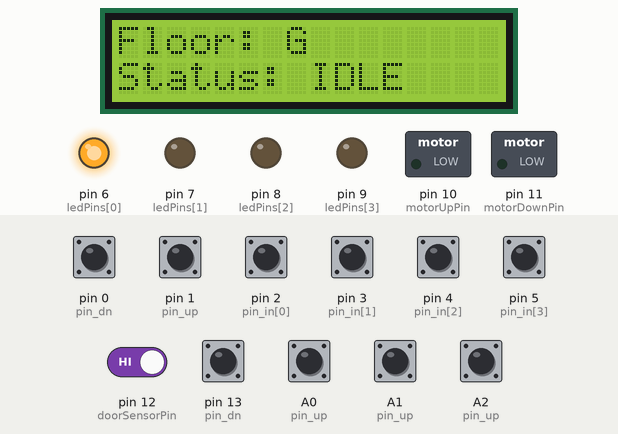
Simulated run of this sketch. Board: Arduino Uno, built with avr-gcc and run on an emulated ATmega328P. On the bench: 16×2 character LCD, switched loads named in the sketch (green lamp = pin HIGH), output pins drawn as LEDs (lit = HIGH). The test bench sets the inputs (shaded band); at power-on: A0 (pin_up), A1 (pin_up), A2 (pin_up), pin 0 (pin_dn), pin 1 (pin_up), pin 2 (pin_in[0]), pin 3 (pin_in[1]), pin 4 (pin_in[2]), pin 5 (pin_in[3]), pin 12 (doorSensorPin), pin 13 (pin_dn) HIGH.

Above: at 1.2 s.
1.3 s: pin 0 (pin_dn) pulled LOW for 0.15 s
At 4.1 s:
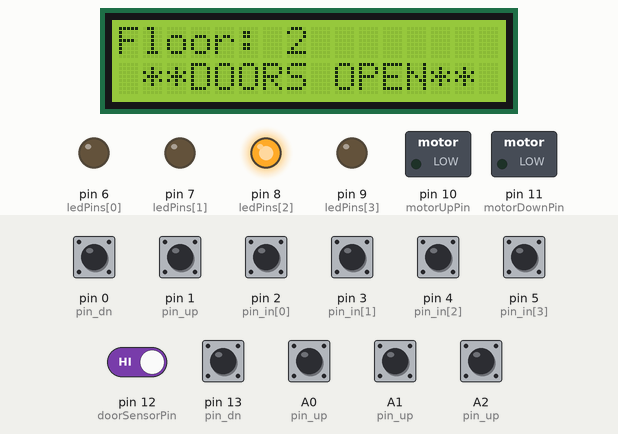
4.4 s: pin 2 (pin_in[0]) pulled LOW for 0.15 s
At 6.4 s:
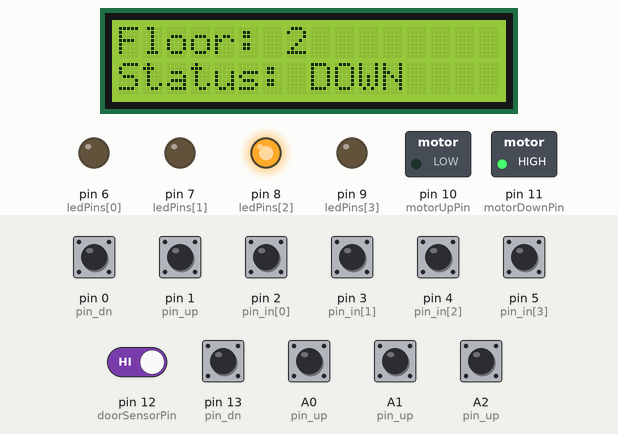
7.5 s: pin 12 (doorSensorPin) driven LOW
At 10.0 s:
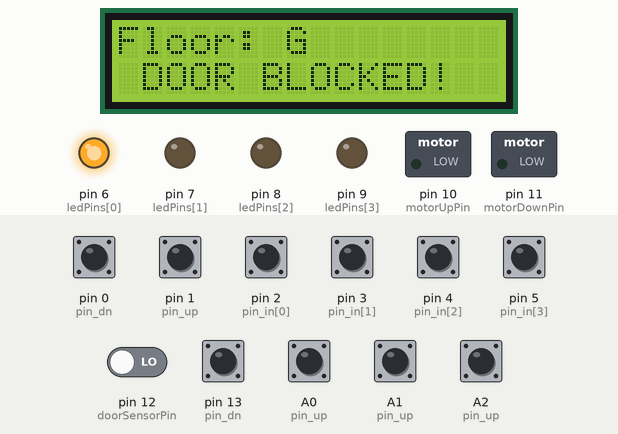
10.5 s: pin 12 (doorSensorPin) driven HIGH
At 11.1 s:
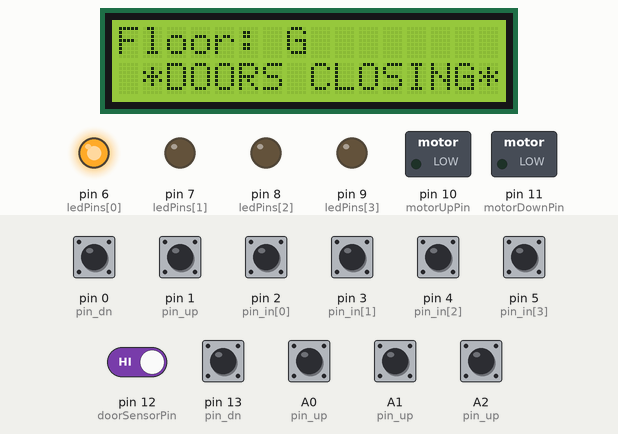
13.1 s: pin 3 (pin_in[1]) pulled LOW for 0.15 s
At 13.7 s:
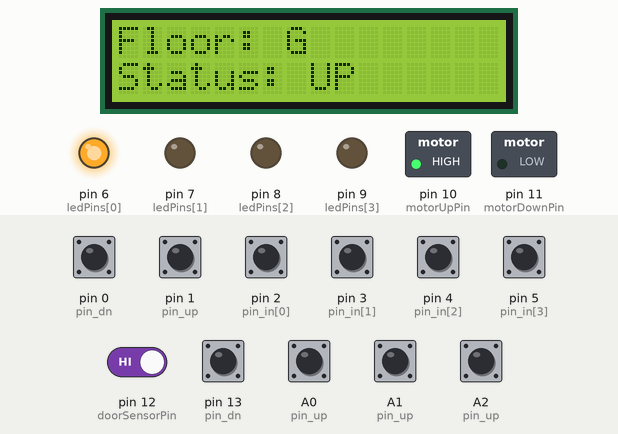
16.2 s: pin 1 (pin_up) pulled LOW for 0.15 s
At 17.3 s:
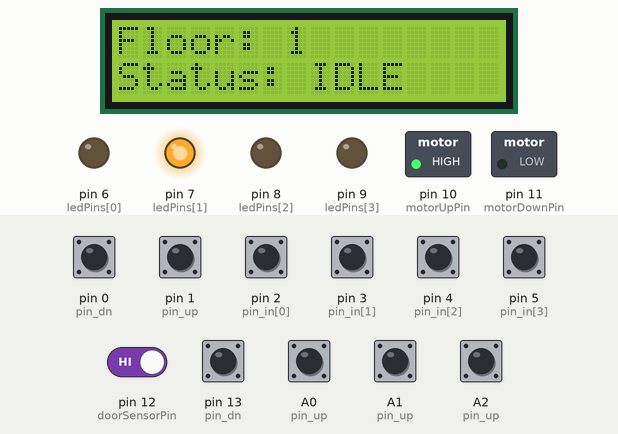
Timing chart, 0 to 20.3 s (numbered marks = the images above; inputs shaded):
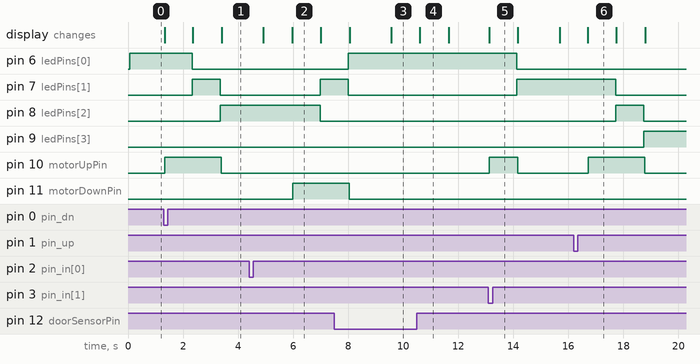

The sketch:

ElevatorSystem.ino
```cpp
#include <Wire.h>
#include <LiquidCrystal_I2C.h>

const int pin_in[4] = {2, 3, 4, 5};       // Inside buttons (G, 1, 2, 3)
const int pin_up[4] = {A0, A1, A2, -1};   // UP buttons (-1 means no UP button on Top Floor)
const int pin_dn[4] = {-1, 13, 0, 1};     // DOWN buttons (-1 means no DOWN button on Ground Floor)

const int ledPins[4]  = {6, 7, 8, 9};     // Floor LEDs

const int motorUpPin = 10;                // L293D IN1 / UP
const int motorDownPin = 11;              // L293D IN2 / DOWN
const int doorSensorPin = 12;             // IR Sensor (LOGICSTATE in Proteus)

// DISPLAY SETUP
// Address is 0x20 because A0, A1, A2 on the PCF8574 are wired to Ground
LiquidCrystal_I2C lcd(0x20, 16, 2);

// REQUEST MEMORY
bool req_in[4] = {0};
bool req_up[4] = {0};
bool req_dn[4] = {0};

int currentFloor = 1;
#define IDLE 0
#define UP 1
#define DOWN 2
int dir = IDLE;


void setup() {
  // Initialize floor buttons and LEDs
  for (int i = 0; i < 4; i++) {
    pinMode(pin_in[i], INPUT_PULLUP);
    if (pin_up[i] != -1) pinMode(pin_up[i], INPUT_PULLUP); // Only init if pin exists
    if (pin_dn[i] != -1) pinMode(pin_dn[i], INPUT_PULLUP); // Only init if pin exists
    pinMode(ledPins[i], OUTPUT);
  }

  pinMode(motorUpPin, OUTPUT);
  pinMode(motorDownPin, OUTPUT);
  pinMode(doorSensorPin, INPUT_PULLUP); // Initialize safety sensor

  // Initialize the LCD
  lcd.init();
  lcd.backlight();
  stopMotor();
  updateDisplaysAndLEDs();
}

// DISPLAY & LED LOGIC
void updateDisplaysAndLEDs() {
  // Update the original individual LEDs
  for (int i = 0; i < 4; i++) {
    digitalWrite(ledPins[i], LOW);
  }
  digitalWrite(ledPins[currentFloor - 1], HIGH);

  // Update the LCD
  lcd.clear();
  lcd.setCursor(0, 0);
  lcd.print("Floor: ");

  // Print Floor Number/Letter
  if (currentFloor == 1) lcd.print("G");
  else if (currentFloor == 2) lcd.print("1");
  else if (currentFloor == 3) lcd.print("2");
  else if (currentFloor == 4) lcd.print("3");

  // Print Direction Status on the second line
  lcd.setCursor(0, 1);
  if (dir == UP) {
    lcd.print("Status: UP      ");
  }
  else if (dir == DOWN) {
    lcd.print("Status: DOWN    ");
  }
  else {
    lcd.print("Status: IDLE    ");
  }
}

// BUTTON READ
void readButtons() {
  for (int i = 0; i < 4; i++) {
    if (digitalRead(pin_in[i]) == LOW) req_in[i] = true;

    // Only read external buttons if they actually exist (!= -1)
    if (pin_up[i] != -1 && digitalRead(pin_up[i]) == LOW) req_up[i] = true;
    if (pin_dn[i] != -1 && digitalRead(pin_dn[i]) == LOW) req_dn[i] = true;
  }
}

// Smart Delay: Allows code to pause but still catch button presses
void smartDelay(int ms) {
  unsigned long start = millis();
  while (millis() - start < ms) {
    readButtons();
    delay(5);
  }
}

// CHECK REQUESTS
bool hasAbove(int f) {
  for (int i = f; i < 4; i++) {
    if (req_in[i] || req_up[i] || req_dn[i]) return true;
  }
  return false;
}

bool hasBelow(int f) {
  for (int i = f - 2; i >= 0; i--) {
    if (req_in[i] || req_up[i] || req_dn[i]) return true;
  }
  return false;
}

// MOTOR
void stopMotor() {
  digitalWrite(motorUpPin, LOW);
  digitalWrite(motorDownPin, LOW);
}

void moveUp() {
  digitalWrite(motorUpPin, HIGH);
  digitalWrite(motorDownPin, LOW);
}

void moveDown() {
  digitalWrite(motorUpPin, LOW);
  digitalWrite(motorDownPin, HIGH);
}

// DOOR & SAFETY LOGIC
void openDoor() {
  stopMotor();

  // Display door opening message
  lcd.setCursor(0, 1);
  lcd.print(" **DOORS OPEN** ");
  smartDelay(1500); // Wait 1.5 seconds for passengers

  // SAFETY SENSOR CHECK
  // If the IR sensor pin is LOW (LOGICSTATE = 0), someone is in the way.
  while (digitalRead(doorSensorPin) == LOW) {
    lcd.setCursor(0, 1);
    lcd.print(" DOOR BLOCKED!  ");
    delay(100);
    // We don't use smartDelay here so the lift strictly waits for clearance
  }

  // Display door closing message once path is clear
  lcd.setCursor(0, 1);
  lcd.print(" *DOORS CLOSING*");
  smartDelay(1000); // Wait 1 second for doors to close

  // Restore the normal floor/status screen
  updateDisplaysAndLEDs();
}

// MAIN LOOP
void loop() {
  readButtons();

  // IDLE LOGIC
  if (dir == IDLE) {
    if (hasAbove(currentFloor)) {
      dir = UP;
      updateDisplaysAndLEDs();
    }
    else if (hasBelow(currentFloor)) {
      dir = DOWN;
      updateDisplaysAndLEDs();
    }
    else if (req_in[currentFloor-1] || req_up[currentFloor-1] || req_dn[currentFloor-1]) {
       openDoor();
       req_in[currentFloor-1] = false;
       req_up[currentFloor-1] = false;
       req_dn[currentFloor-1] = false;
    }
  }

  // UP LOGIC
  if (dir == UP) {
    moveUp();
    smartDelay(1000);
    currentFloor++;
    updateDisplaysAndLEDs();

    bool stop = false;
    if (req_in[currentFloor - 1] || req_up[currentFloor - 1]) stop = true;
    if (!hasAbove(currentFloor) && req_dn[currentFloor - 1]) stop = true;

    if (stop) {
      dir = IDLE;
      openDoor();
      dir = UP;

      req_in[currentFloor - 1] = false;
      req_up[currentFloor - 1] = false;
      req_dn[currentFloor - 1] = false;
    }

    if (!hasAbove(currentFloor)) {
      if (hasBelow(currentFloor)) dir = DOWN;
      else dir = IDLE;
      updateDisplaysAndLEDs();
    }
  }

  // DOWN LOGIC
  else if (dir == DOWN) {
    moveDown();
    smartDelay(1000);
    currentFloor--;
    updateDisplaysAndLEDs();

    bool stop = false;
    if (req_in[currentFloor - 1] || req_dn[currentFloor - 1]) stop = true;
    if (!hasBelow(currentFloor) && req_up[currentFloor - 1]) stop = true;

    if (stop) {
      dir = IDLE;
      openDoor();
      dir = DOWN;

      req_in[currentFloor - 1] = false;
      req_dn[currentFloor - 1] = false;
      req_up[currentFloor - 1] = false;
    }

    if (!hasBelow(currentFloor)) {
      if (hasAbove(currentFloor)) dir = UP;
      else dir = IDLE;
      updateDisplaysAndLEDs();
    }
  }
  delay(5);
}
```

Measured:
- after the input at 1.3 s, pin 6 (ledPins[0]): HIGH → LOW after 1.0 s; pin 7 (ledPins[1]): LOW → HIGH after 1.0 s, → LOW 1.0 s later; pin 8 (ledPins[2]): LOW → HIGH after 2.1 s; pin 10 (motorUpPin): LOW → HIGH at once, → LOW 2.1 s later; the display: first changes at once (image 1 shows a later state)
- after the input at 4.4 s, pin 7 (ledPins[1]): LOW → HIGH after 2.6 s; pin 8 (ledPins[2]): HIGH → LOW after 2.6 s; pin 11 (motorDownPin): LOW → HIGH after 1.6 s; the display: first differs from a run without the input after 1.6 s (image 2)
- after the input at 7.5 s, the display: first differs from a run without the input after 2.1 s (image 3)
- after the input at 10.5 s, the display: changes after 0.11 s (image 4)
- after the input at 13.1 s, pin 6 (ledPins[0]): HIGH → LOW after 1.0 s; pin 7 (ledPins[1]): LOW → HIGH after 1.0 s; pin 10 (motorUpPin): LOW → HIGH at once, → LOW 1.0 s later; the display: changes at once (image 5)
- after the input at 16.2 s, pin 7 (ledPins[1]): HIGH → LOW after 1.5 s; pin 8 (ledPins[2]): LOW → HIGH after 1.5 s, → LOW 1.0 s later; pin 9 (ledPins[3]): LOW → HIGH after 2.6 s; pin 10 (motorUpPin): LOW → HIGH after 0.52 s, → LOW 2.1 s later
- what the display in image 2 shows lasts 1.0 s, from 6.0 s to 7.0 s
